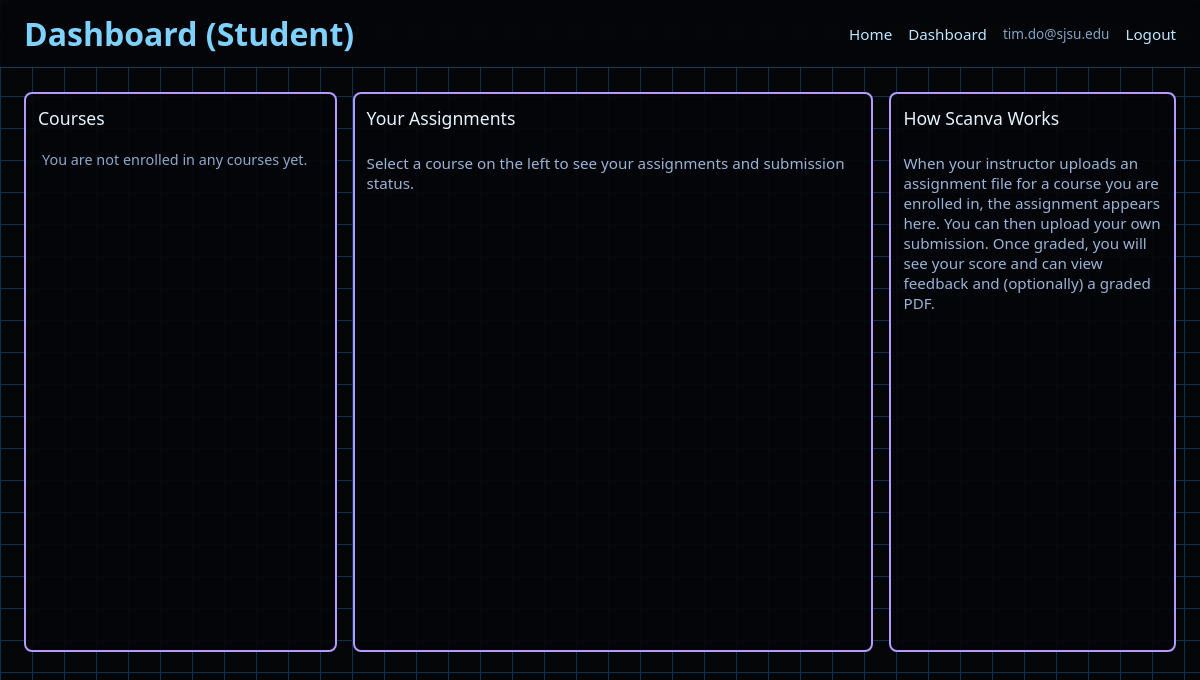
Page /dashboard (signed in) on the earlier database version.
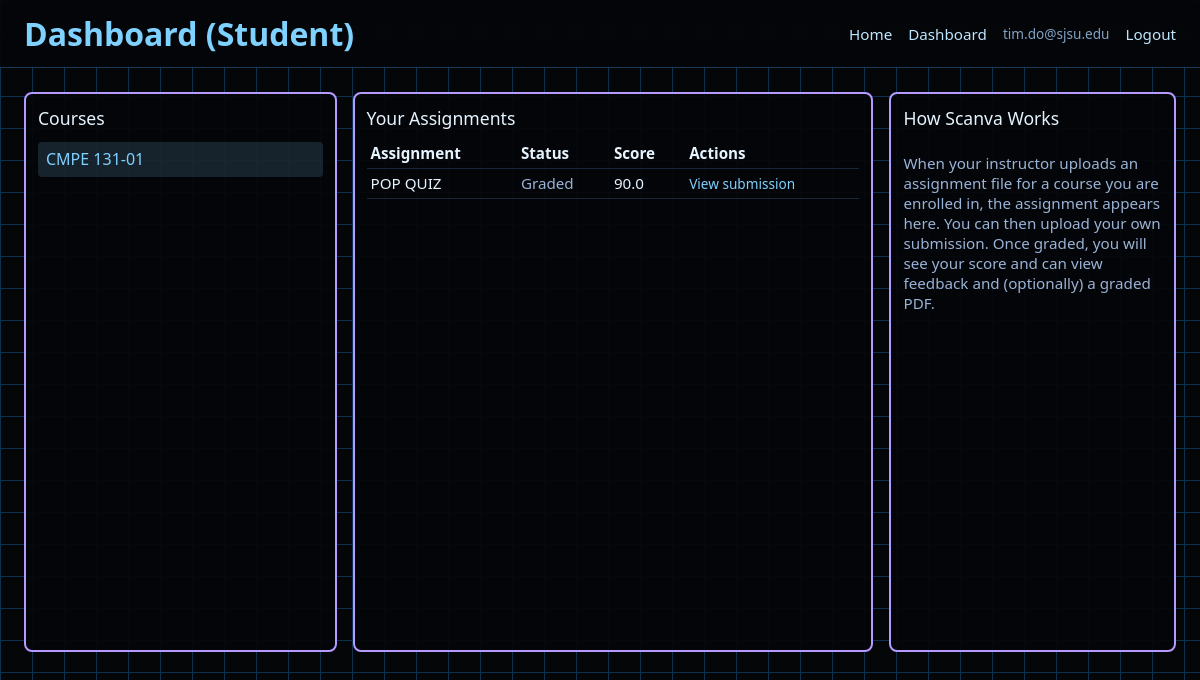
Same page on the later database version.
### app/models.py (models this page shows, shortened)
class User(db.Model, UserMixin):
    id = db.Column(db.Integer, primary_key=True)
    email = db.Column(db.String(255), unique=True, nullable=False)
    password_hash = db.Column(db.String(255), nullable=False)
    role = db.Column(db.String(32), nullable=False, default="student")  # "student" or "instructor"
    enrollments = db.relationship("Enrollment", back_populates="user", cascade="all, delete-orphan")
    submissions = db.relationship("Submission", back_populates="student", cascade="all, delete-orphan")

class Course(db.Model):
    id = db.Column(db.Integer, primary_key=True)
    code = db.Column(db.String(64), nullable=False)
    title = db.Column(db.String(255), nullable=True)
    enrollments = db.relationship("Enrollment", back_populates="course", cascade="all, delete-orphan")
    assignments = db.relationship("Assignment", back_populates="course", cascade="all, delete-orphan")

class Assignment(db.Model):
    id = db.Column(db.Integer, primary_key=True)
    course_id = db.Column(db.Integer, db.ForeignKey("course.id"), nullable=False)
    title = db.Column(db.String(255), nullable=False)
    description = db.Column(db.Text, nullable=True)
    due_date = db.Column(db.DateTime, nullable=True)
    created_at = db.Column(db.DateTime, default=datetime.utcnow)
    prompt_file_path = db.Column(db.String(512), nullable=True)
    course = db.relationship("Course", back_populates="assignments")
    submissions = db.relationship("Submission", back_populates="assignment", cascade="all, delete-orphan")
    rubric_items = db.relationship("RubricItem", back_populates="assignment", cascade="all, delete-orphan")

class Submission(db.Model):
    id = db.Column(db.Integer, primary_key=True)
    assignment_id = db.Column(db.Integer, db.ForeignKey("assignment.id"), nullable=False)
    student_id = db.Column(db.Integer, db.ForeignKey("user.id"), nullable=False)
    created_at = db.Column(db.DateTime, default=datetime.utcnow)
    submitted_at = db.Column(db.DateTime, nullable=True)
    graded_at = db.Column(db.DateTime, nullable=True)
    total_score = db.Column(db.Float, nullable=True)
    general_comment = db.Column(db.Text, nullable=True)
    file_path = db.Column(db.String(512), nullable=True)
    student_file_path = db.Column(db.String(512), nullable=True)
    graded_file_path = db.Column(db.String(512), nullable=True)
    assignment = db.relationship("Assignment", back_populates="submissions")
    student = db.relationship("User", back_populates="submissions")
    rubric_scores = db.relationship("SubmissionRubricScore", back_populates="submission", cascade="all, delete-orphan")

### app/main/routes.py (the view, shortened to what this page needs)
@main_bp.route("/dashboard")
@login_required
def dashboard():
    enrollments = Enrollment.query.filter_by(user_id=current_user.id).all()
    courses = [enroll.course for enroll in enrollments]
    selected_course_id = request.args.get("course_id", type=int)
    if courses and not selected_course_id:
        selected_course_id = courses[0].id
    selected_course = (
        Course.query.get(selected_course_id) if selected_course_id else None
    )
    assignments = []
    if selected_course:
        assignments = (
            Assignment.query.filter_by(course_id=selected_course.id)
            .order_by(Assignment.due_date)
            .all()
        )
    return render_template(
        "main/dashboard_student.html",
        courses=courses,
        selected_course=selected_course,
        assignments=assignments,
    )

### app/__init__.py (called while the page is built)
@login_manager.user_loader
def load_user(user_id: str):
    try:
        from .models import User
        return User.query.get(int(user_id))
    except Exception:
        return None

### app/templates/main/dashboard_student.html (shortened to what this page needs)
{% extends "base.html" %}
{% block header_title %}
  Dashboard (Student)
{% endblock %}
{% block content %}
<div class="dashboard">
  <section class="dash-column dash-courses">
    <div class="dash-section-header">
      <span>Courses</span>
    </div>
    <ul class="course-list">
      {% for course in courses %}
        <li class="course-item {% if selected_course and course.id == selected_course.id %}active{% endif %}">
          <a href="{{ url_for('main.dashboard', course_id=course.id) }}">
            {{ course.code }}
          </a>
        </li>
      {% else %}
        <li class="empty-state">
          You are not enrolled in any courses yet.
        </li>
      {% endfor %}
    </ul>
  </section>
  <section class="dash-column dash-assignments">
    <div class="dash-section-header">
      <span>Your Assignments</span>
    </div>
    {% if not selected_course %}
      <p class="muted">
        Select a course on the left to see your assignments and submission status.
      </p>
    {% else %}
      {% if not assignments %}
        <p class="muted">
          No assignments yet for {{ selected_course.code }}.
        </p>
      {% else %}
        <table style="width:100%; border-collapse:collapse; font-size:0.95rem;">
          <thead>
            <tr style="border-bottom:1px solid #18263a;">
              <th style="text-align:left; padding:0.3rem 0.25rem;">Assignment</th>
              <th style="text-align:left; padding:0.3rem 0.25rem;">Status</th>
              <th style="text-align:left; padding:0.3rem 0.25rem;">Score</th>
              <th style="text-align:left; padding:0.3rem 0.25rem;">Actions</th>
            </tr>
          </thead>
          <tbody>
            {% for assignment in assignments %}
              {% set my_submissions = assignment.submissions
                 | selectattr("student_id", "equalto", current_user.id)
                 | list %}
              {% set my_sub = my_submissions[0] if my_submissions else None %}
              <tr style="border-bottom:1px solid #18263a;">
                <td style="padding:0.3rem 0.25rem;">
                  {{ assignment.title }}
                </td>
                <td style="padding:0.3rem 0.25rem;">
                  {% if not my_sub %}
                    <span class="muted">Not submitted</span>
                  {% elif my_sub.total_score is none %}
                    <span class="muted">Submitted</span>
                  {% else %}
                    <span class="muted">Graded</span>
                  {% endif %}
                </td>
                <td style="padding:0.3rem 0.25rem;">
                  {% if my_sub and my_sub.total_score is not none %}
                    {{ my_sub.total_score }}
                  {% else %}
                    <span class="muted">—</span>
                  {% endif %}
                </td>
                <td style="padding:0.3rem 0.25rem;">
                  {% if not my_sub %}
                    <a
                      href="{{ url_for('main.submit_assignment', assignment_id=assignment.id) }}"
                      class="small-link"
                    >
                      Upload submission
                    </a>
                  {% else %}
                    <a
                      href="{{ url_for('main.view_submission', submission_id=my_sub.id) }}"
                      class="small-link"
                    >
                      View submission
                    </a>
                  {% endif %}
                </td>
              </tr>
            {% endfor %}
          </tbody>
        </table>
      {% endif %}
    {% endif %}
  </section>
  <section class="dash-column dash-upload">
    <div class="dash-section-header">
      <span>How Scanva Works</span>
    </div>
    <p class="muted">
      When your instructor uploads an assignment file for a course you are enrolled in,
      the assignment appears here. You can then upload your own submission. Once graded,
      you will see your score and can view feedback and (optionally) a graded PDF.
    </p>
  </section>
</div>
{% endblock %}

### app/templates/base.html (shortened to what this page needs)
<!doctype html>
<html lang="en">
<head>
  <link rel="stylesheet" href="{{ url_for('static', filename='styles.css') }}">
</head>
<body class="grid-bg">
  <header class="app-header">
    <div class="app-title">
      {% block header_title %}Scanva{% endblock %}
    </div>
    <nav class="nav">
      <a href="{{ url_for('main.index') }}">Home</a>
      {% if current_user.is_authenticated %}
        <a href="{{ url_for('main.dashboard') }}">Dashboard</a>
        <span class="nav-user">{{ current_user.email }}</span>
        <a href="{{ url_for('auth.logout') }}">Logout</a>
      {% else %}
        <a href="{{ url_for('auth.login') }}">Login</a>
        <a href="{{ url_for('auth.register') }}">Create account</a>
      {% endif %}
    </nav>
  </header>
  <main class="main-container">
    {% block content %}{% endblock %}
  </main>
</body>
</html>

### app/static/styles.css (style rules this page uses)
body { margin: 0; font-family: system-ui, -apple-system, BlinkMacSystemFont, "Segoe UI", sans-serif; }
.grid-bg { min-height: 100vh; background-color: #050608; background-image: linear-gradient(#0c304f 1px, transparent 1px), linear-gradient(90deg, #0c304f 1px, transparent 1px); background-size: 32px 32px; color: #e5f4ff; }
.app-header { display: flex; align-items: center; justify-content: space-between; padding: 0.75rem 1.5rem; border-bottom: 1px solid #1a3a5a; background: rgba(5, 6, 8, 0.9); backdrop-filter: blur(8px); }
.app-title { font-size: 2rem; font-weight: 600; color: #7fd1ff; }
.nav { display: flex; gap: 1rem; align-items: center; }
.nav a { text-decoration: none; color: #bfe6ff; font-size: 0.95rem; }
.nav-user { font-size: 0.85rem; color: #80a2c4; }
.main-container { padding: 1.5rem; }
.muted { color: #9ab3d6; font-size: 0.95rem; }
.dashboard { display: grid; grid-template-columns: 1.2fr 2fr 1.1fr; gap: 1rem; min-height: 70vh; }
.dash-column { border: 2px solid #b59aff; border-radius: 8px; padding: 0.75rem; background: rgba(5, 6, 8, 0.92); display: flex; flex-direction: column; }
.dash-section-header { display: flex; justify-content: space-between; align-items: center; font-size: 1.1rem; margin-bottom: 0.5rem; color: #e5f4ff; }
.course-list, .assignment-list { list-style: none; padding-left: 0; margin: 0.25rem 0; }
.course-item a { display: block; padding: 0.4rem 0.5rem; border-radius: 4px; color: #7fd1ff; text-decoration: none; }
.course-item.active a, .course-item a:hover { background: rgba(127, 209, 255, 0.15); }
.small-link { font-size: 0.85rem; color: #7fd1ff; text-decoration: none; }

Differences in the rows shown:
added Course: code "CMPE 131-01"
added Assignment: title "POP QUIZ"
added Submission: total_score "90.0"
Other differences:
text no longer shown: "You are not enrolled in any courses yet. Select a course on the left to see your assignments and submission status."
text now shown: "Assignment Status Score Actions"
